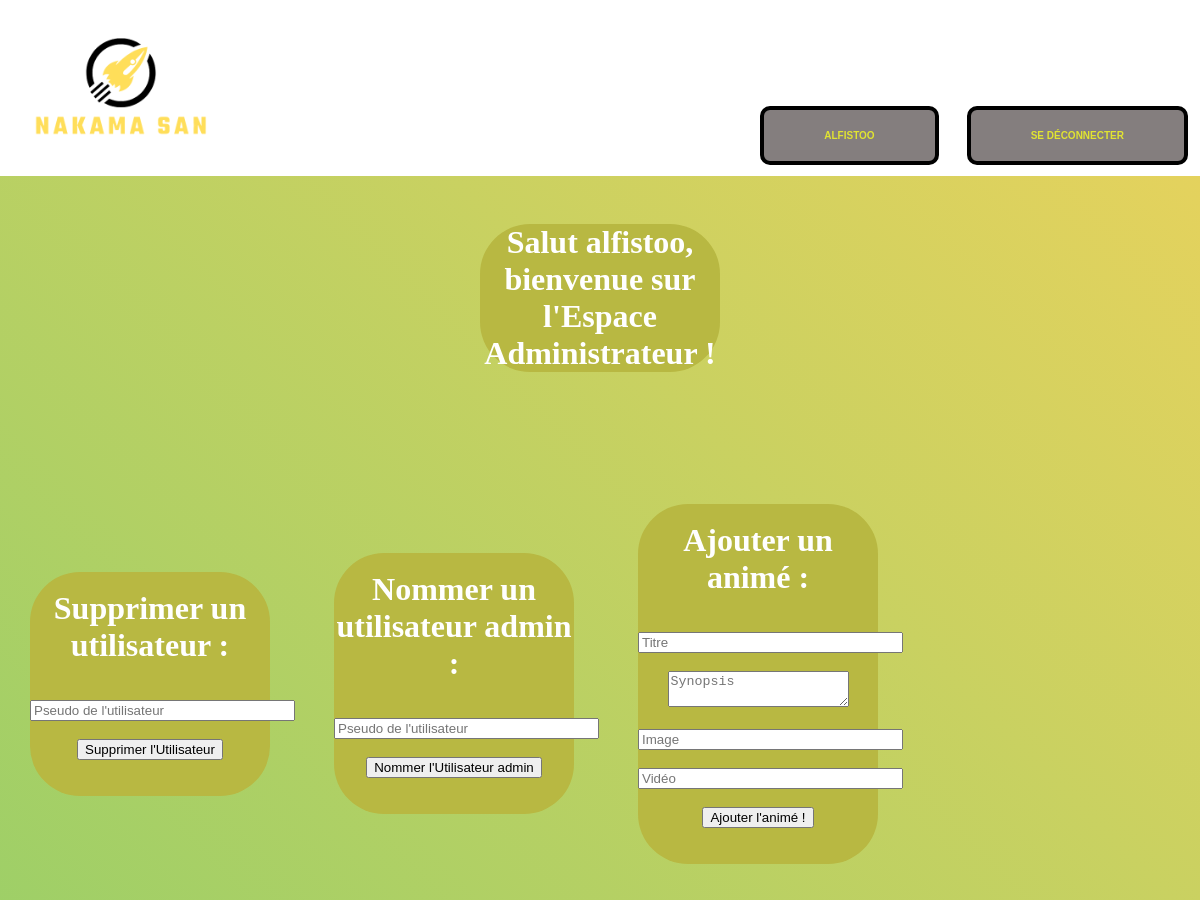
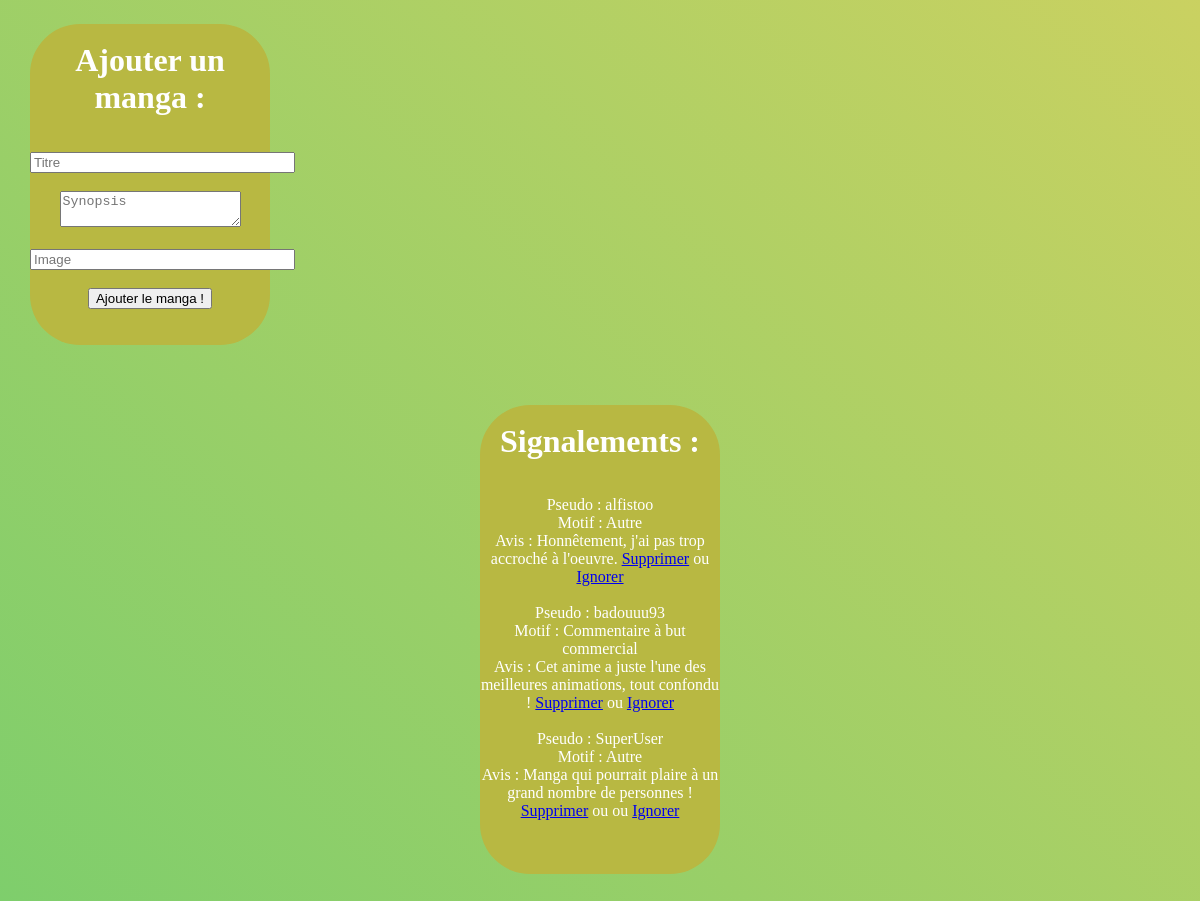
The app's page /IO2/php/espaceAdmin.php (signed in) with its own data (2 pictures, top to bottom).
### tables this page shows
CREATE TABLE `signalements` (
  `user_id` int(11) NOT NULL,
  `commentaire_id` int(11) NOT NULL,
  `motif` text NOT NULL,
  `commentaire` text NOT NULL,
  `signalement_id` int(11) NOT NULL
);

CREATE TABLE `users` (
  `id` int(11) NOT NULL,
  `email` varchar(255) NOT NULL,
  `pseudo` varchar(255) NOT NULL,
  `password` varchar(255) NOT NULL,
  `admin` tinyint(1) DEFAULT 0
);

CREATE TABLE `commentaires` (
  `user_id` int(11) NOT NULL,
  `anime_id` int(11) NOT NULL,
  `avis` text NOT NULL,
  `note` tinyint(4) NOT NULL,
  `commentaire_id` int(11) NOT NULL
);

CREATE TABLE `signalements_mangas` (
  `user_id` int(11) NOT NULL,
  `commentaire_id` int(11) NOT NULL,
  `motif` text NOT NULL,
  `commentaire` text NOT NULL,
  `signalement_id` int(11) NOT NULL
);

CREATE TABLE `commentaires_mangas` (
  `user_id` int(11) NOT NULL,
  `manga_id` int(11) NOT NULL,
  `avis` text NOT NULL,
  `note` tinyint(4) NOT NULL,
  `commentaire_id` int(11) NOT NULL
);

### IO2/php/verifConnexion.php (called while the page is built, shortened)
<?php
function verifSouvenirDeMoi() {
  return false;
}
function estConnecte() {
  if (verifSouvenirDeMoi() == true || isset($_SESSION['auth'])) {
    return true;
  }
  return false;
}
?>

### IO2/php/espaceAdmin.php (the view, shortened to what this page needs)
<!DOCTYPE html>
<html lang="fr">
<head>
    <link rel="stylesheet" href="../css/style.css">
    <link rel="stylesheet" href="../css/animemanga.css">
</head>
<header>
    <div class="droite"><a href="../index.php" ><img src="../image/Nakama San2.png" width=40% height=40%></a></div>
    <?php
    require_once 'verifConnexion.php';
    if(!estConnecte()){?>
        <div class="formulaire">
          <a href="../page de connexion/PageInscription.html"><input type="button" value="S'inscrire"></a>
          <a href="../page de connexion/connexion1.php"><input type="button" value="Se connecter"></a>
        </div>
    <?php } else { ?>
        <div class="formulaire">
          <a href="pageProfile.php"><input type="button" value=<?php echo $_SESSION['auth']['pseudo'] ?> ></a>
          <a href="deconnexion.php"><input type="button" value="Se déconnecter"></a>
        </div>
    <?php } ?>
</header>
<body>
    <div class="colorbox">
      <br>
        <center><h1 class="active">Salut <?php echo $_SESSION['auth']['pseudo'] ?>, bienvenue sur l'Espace Administrateur !</h1> <br></center>
        <?php
            require_once 'verifConnexion.php';
        ?>
        <br>
        <br>
        <br>
        <br>
        <div class="active">
          <div class="supp">
            <br>
        <center><h1 class="ac">Supprimer un utilisateur : </h1></center>
        <br>
        <br>
        <center><form  method="post">
                    <input type="text" name="pseudo" size="30" placeholder="Pseudo de l'utilisateur" class="i-box" required>
                    <br><br>
                    <input type="submit" name="send" size="15" value="Supprimer l'Utilisateur" class="buton">
                    <br>
                    <br>
                    <br>
                </form></center>
          ?></div></div>
        <div class="active">
        <div class="nommer">
          <br>
        <center><h1 class="ac">Nommer un utilisateur admin  : </h1></center>
        <br>
        <br>
        <center><form  method="post">
                <input type="text" name="pseudo" size="30" placeholder="Pseudo de l'utilisateur" class="i-box" required>
                <br><br>
                <input type="submit" name="nommeAdmin" size="15" value="Nommer l'Utilisateur admin" class="buton">
                <br>
                <br>
                <br>
        </form></center>
                  ?></div></div>
    <div class="active">
    <div class="ajouterA">
      <br>
      <center><h1 class="ac">Ajouter un animé :</h1></center>
      <br>
      <br>
      <center><form  method="post">
        <input type="text" name="titre" size="30" placeholder="Titre" class="i-box" required>
        <br><br>
        <textarea type="text" name="synopsis" size="30" placeholder="Synopsis" class="i-box" required></textarea>
        <br><br>
        <input type="text" name="image" size="30" placeholder="Image" class="i-box" required>
        <br><br>
        <input type="text" name="video" size="30" placeholder="Vidéo" class="i-box" required>
        <br><br>
        <input type="submit" name="ajoutAnime" size="15" value="Ajouter l'animé !" class="buton">
        <br>
        <br>
        <br>
      </form></center>
        ?></div></div>
      <div class="active">
      <div class="ajouterM">
          <br>
        <center><h1 class="ac">Ajouter un manga :</h1></center>
        <br>
        <br>
        <center><form  method="post">
          <input type="text" name="titre" size="30" placeholder="Titre" class="i-box" required>
          <br><br>
          <textarea type="text" name="synopsis" size="30" placeholder="Synopsis" class="i-box" required></textarea>
          <br><br>
          <input type="text" name="image" size="30" placeholder="Image" class="i-box" required>
          <br><br>
          <input type="submit" name="ajoutManga" size="15" value="Ajouter le manga !" class="buton">
          <br>
          <br>
          <br>
        </form></center>
          <?php
        $q = $db->prepare('SELECT * FROM signalements');
        $q->execute();
        $res = $q->fetchAll();
        if ($res) {
          ?></div></div>
      <center><div class="active">
      <div class="ajouterM">
        <br>
      <center><h1 class="ac">Signalements : </h1></center>
      <br>
      <br>
      <center><?php
              foreach($res as $ress) {
                $q = $db->prepare('SELECT pseudo FROM users WHERE id =:id');
                $q->execute(['id' => $ress['user_id']]);
                $res2 = $q->fetch();
                $q = $db->prepare('SELECT avis FROM commentaires WHERE commentaire_id =:commentaire_id');
                $q->execute(['commentaire_id' => $ress['commentaire_id']]);
                $res3 = $q->fetch();
                echo "Pseudo : ".$res2['pseudo']."<br> Motif : ".$ress['motif']." <br> Avis : ".$res3['avis']." <a href=\"suppression.php?commentaire=".$ress['commentaire_id']."\">Supprimer</a> ou <a href=\"suppression.php?signalement=".$ress['signalement_id']."\">Ignorer</a><br><br>";
              }
              $q = $db->prepare('SELECT * FROM signalements_mangas');
              $q->execute();
              $res = $q->fetchAll();
              foreach($res as $ress) {
                $q = $db->prepare('SELECT pseudo FROM users WHERE id =:id');
                $q->execute(['id' => $ress['user_id']]);
                $res2 = $q->fetch();
                $q = $db->prepare('SELECT avis FROM commentaires_mangas WHERE commentaire_id =:commentaire_id');
                $q->execute(['commentaire_id' => $ress['commentaire_id']]);
                $res3 = $q->fetch();
                echo "Pseudo : ".$res2['pseudo']."<br> Motif : ".$ress['motif']." <br> Avis : ".$res3['avis']." <a href=\"suppression.php?commentaireMangas=".$ress['commentaire_id']."\">Supprimer</a> ou ou <a href=\"suppression.php?signalementMangas=".$ress['signalement_id']."\">Ignorer</a><br><br>";
              }
            }
            echo "<br><br>"
    ?></center></div></div></center>
    </div>
</body>
</html>

### IO2/css/style.css (style rules this page uses)
header { overflow: hidden; background-color: white; padding: 20px 10px; }
* { margin: 0; }
header a { text-align: center; padding: 12px; text-decoration: none; font-size: 15px; line-height: 25px; border-radius: 4px; }

### IO2/css/animemanga.css (style rules this page uses)
.formulaire { margin: 6px 0; cursor: pointer; position: absolute; top: 5%; right: 0px; }
input[type=button] { background-color: rgb(132, 126, 126); border: 4px solid rgb(0, 0, 0); border-radius: 10px; color: rgb(225, 228, 49); display: inline-flexbox; font-size: 10px; font-weight: bold; margin: 10px auto; padding: 2em 6em; position: relative; text-transform: uppercase; }
input[type=button], input[type=button]:after { -webkit-transition: all 0.3s; -moz-transition: all 0.3s; -o-transition: all 0.3s; transition: all 0.3s; }
input[type=button]::before, input[type=button]::after { background: rgb(235, 53, 53); content: ""; position: absolute; z-index: -1; }
input[type=button]::after { height: 0; left: 0; top: 0; width: 100%; }
.active { width : 20%; height: 50%; background-color: rgb(184, 184, 66); color: rgb(255, 255, 255); animation: mymove 1s infinite; border-radius: 50px; font-size: auto; display: inline-block !important; vertical-align: middle; float: none; margin:30px; }
.droite { float:left; padding : 1%; }
.colorbox { overflow-x:hidden; background: linear-gradient(-135deg, #e4d25d, #7ece6c) !important; }

### records on screen
signalements: user.pseudo "alfistoo", motif "Autre", commentaire.avis "Honnêtement, j'ai pas trop accroché à l'oeuvre."
signalements: user.pseudo "badouuu93", motif "Commentaire à but commercial", commentaire.avis "Cet anime a juste l'une des meilleures animations, tout confondu !"
signalements_mangas: user.pseudo "SuperUser", motif "Autre", commentaire.avis "Manga qui pourrait plaire à un grand nombre de personnes !"

### other values on screen
$_SESSION['auth']['pseudo'] "alfistoo"
